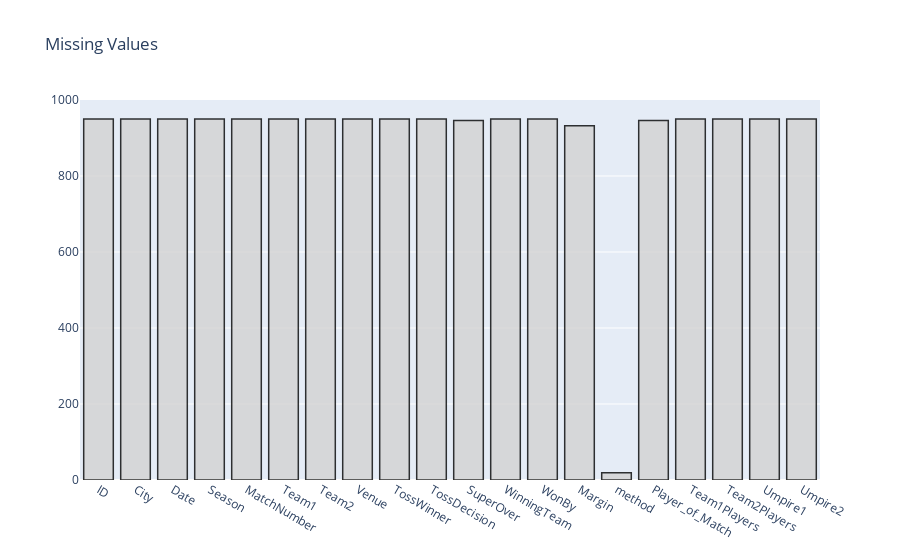

Notebook code cell kept with this figure:
### Markdown cell above
***Finding the missing values*** :

### Code cell
'''Creating a bar plot using the Plotly library to visualize the amount 
of missing data in each column of the DataFrame. '''

from plotly.offline import iplot
#Creating a new DataFrame contains the count of the missing values for each column
null_feat = pd.DataFrame(len(matches_df['Venue']) - matches_df.isnull().sum(), columns = ['Count'])
#Creates a bar trace. 
#x parameter is for setting the index of the 'null-feat'
#y parameter is for setting the count of the missing values in each column
trace = go.Bar(x = null_feat.index, y = null_feat['Count'], opacity= 0.8, marker = dict(color = 'lightgrey', 
            line= dict(color= '#000000', width =1.5)))
#Creates a dictionary 'layout' that contains the title of the plot
layout = dict(title = "Missing Values")
#Creates a dictionary 'fig' that contains the trace and layout dictionaries
fig = dict(data = [trace], layout=layout)
py.iplot(fig)

### Figure 1 — Plotly figure (JSON) as saved in the notebook; plotly's stock layout.template omitted (floating-point values rounded to 4 significant figures)
{"data": [{"marker": {"color": "lightgrey", "line": {"color": "#000000", "width": 1.5}}, "opacity": 0.8, "type": "bar", "x": ["ID", "City", "Date", "Season", "MatchNumber", "Team1", "Team2", "Venue", "TossWinner", "TossDecision", "SuperOver", "WinningTeam", "WonBy", "Margin", "method", "Player_of_Match", "Team1Players", "Team2Players", "Umpire1", "Umpire2"], "y": [950, 950, 950, 950, 950, 950, 950, 950, 950, 950, 946, 950, 950, 932, 19, 946, 950, 950, 950, 950]}], "layout": {"title": {"text": "Missing Values"}}}
